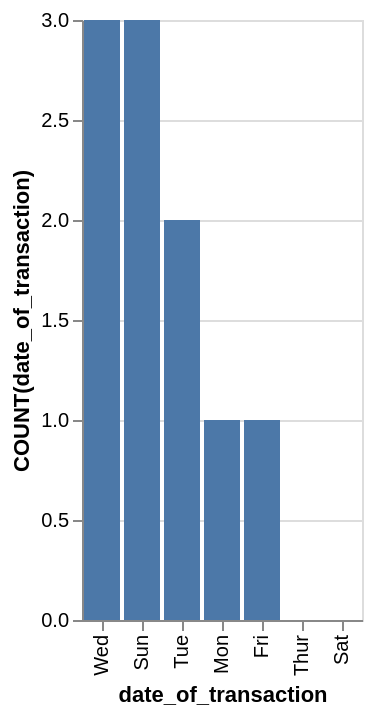

Describe this chart as a Vega-Lite specification.
### Vega-Lite specification from a JSON file in a GitHub repository (floating-point values rounded to 4 significant figures)
{"data": {"values": [{"x_data": "Wed", "y_data": 3}, {"x_data": "Sun", "y_data": 3}, {"x_data": "Tue", "y_data": 2}, {"x_data": "Mon", "y_data": 1}, {"x_data": "Fri", "y_data": 1}, {"x_data": "Thur", "y_data": 0}, {"x_data": "Sat", "y_data": 0}]}, "mark": "bar", "encoding": {"x": {"field": "x_data", "type": "nominal", "title": "date_of_transaction", "sort": {"op": "sum", "field": "y_data", "order": "descending"}}, "y": {"field": "y_data", "type": "quantitative", "title": "COUNT(date_of_transaction)"}}}
